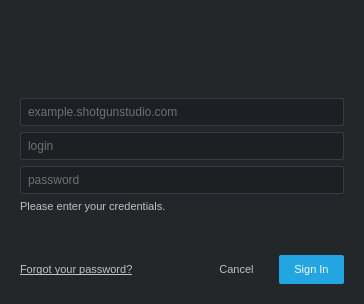
<?xml version="1.0" encoding="UTF-8"?>
<ui version="4.0">
 <class>LoginDialog</class>
 <widget class="QDialog" name="LoginDialog">
  <property name="windowModality">
   <enum>Qt::NonModal</enum>
  </property>
  <property name="geometry">
   <rect>
    <x>0</x>
    <y>0</y>
    <width>364</width>
    <height>304</height>
   </rect>
  </property>
  <property name="minimumSize">
   <size>
    <width>364</width>
    <height>296</height>
   </size>
  </property>
  <property name="styleSheet">
   <string notr="true">QWidget
{
    background-color:  rgb(36, 39, 42);
    color: rgb(192, 193, 195);
    selection-background-color: rgb(168, 123, 43);
    selection-color: rgb(230, 230, 230);
    font-size: 11px;
    color: rgb(192, 192, 192);
}

QPushButton
{
	background-color: transparent;
	border-radius: 2px;
	padding: 8px;
	padding-left: 15px;
	padding-right: 15px;
}

QLineEdit
{
	background-color: rgb(29, 31, 34);
	border: 1px solid rgb(54, 60, 66);
	border-radius: 2px;
	padding: 5px;
    font-size: 12px;
}

QLineEdit:focus
{
	border: 1px solid rgb(48, 167, 227);
}

QLineEdit:Disabled {
    background-color: rgb(60, 60, 60);
    color: rgb(160, 160, 160);
}</string>
  </property>
  <property name="modal">
   <bool>true</bool>
  </property>
  <layout class="QVBoxLayout" name="verticalLayout_2" stretch="1,0">
   <property name="margin">
    <number>20</number>
   </property>
   <item>
    <layout class="QHBoxLayout" name="horizontalLayout" stretch="0">
     <property name="spacing">
      <number>0</number>
     </property>
     <property name="sizeConstraint">
      <enum>QLayout::SetMinAndMaxSize</enum>
     </property>
     <item>
      <widget class="AspectPreservingLabel" name="logo">
       <property name="sizePolicy">
        <sizepolicy hsizetype="Preferred" vsizetype="Preferred">
         <horstretch>0</horstretch>
         <verstretch>0</verstretch>
        </sizepolicy>
       </property>
       <property name="maximumSize">
        <size>
         <width>250</width>
         <height>72</height>
        </size>
       </property>
       <property name="text">
        <string/>
       </property>
       <property name="pixmap">
        <pixmap resource="resources.qrc">:/tk-framework-login/shotgun_logo_light_medium.png</pixmap>
       </property>
       <property name="alignment">
        <set>Qt::AlignCenter</set>
       </property>
       <property name="textInteractionFlags">
        <set>Qt::NoTextInteraction</set>
       </property>
      </widget>
     </item>
    </layout>
   </item>
   <item>
    <widget class="QStackedWidget" name="stackedWidget">
     <property name="minimumSize">
      <size>
       <width>324</width>
       <height>172</height>
      </size>
     </property>
     <property name="currentIndex">
      <number>0</number>
     </property>
     <widget class="QWidget" name="login_page">
      <layout class="QVBoxLayout" name="verticalLayout_3">
       <property name="margin">
        <number>0</number>
       </property>
       <item>
        <widget class="QWidget" name="credentials" native="true">
         <property name="minimumSize">
          <size>
           <width>0</width>
           <height>126</height>
          </size>
         </property>
         <layout class="QVBoxLayout" name="verticalLayout_7">
          <property name="margin">
           <number>0</number>
          </property>
          <item>
           <widget class="QLineEdit" name="site">
            <property name="minimumSize">
             <size>
              <width>308</width>
              <height>0</height>
             </size>
            </property>
            <property name="placeholderText">
             <string>example.shotgunstudio.com</string>
            </property>
           </widget>
          </item>
          <item>
           <widget class="QLineEdit" name="login">
            <property name="minimumSize">
             <size>
              <width>308</width>
              <height>0</height>
             </size>
            </property>
            <property name="placeholderText">
             <string>login</string>
            </property>
           </widget>
          </item>
          <item>
           <widget class="QLineEdit" name="password">
            <property name="minimumSize">
             <size>
              <width>308</width>
              <height>0</height>
             </size>
            </property>
            <property name="echoMode">
             <enum>QLineEdit::Password</enum>
            </property>
            <property name="placeholderText">
             <string>password</string>
            </property>
           </widget>
          </item>
          <item>
           <widget class="QLabel" name="message">
            <property name="sizePolicy">
             <sizepolicy hsizetype="Preferred" vsizetype="Fixed">
              <horstretch>0</horstretch>
              <verstretch>0</verstretch>
             </sizepolicy>
            </property>
            <property name="text">
             <string>Please enter your credentials.</string>
            </property>
            <property name="alignment">
             <set>Qt::AlignLeading|Qt::AlignLeft|Qt::AlignVCenter</set>
            </property>
            <property name="wordWrap">
             <bool>true</bool>
            </property>
            <property name="margin">
             <number>4</number>
            </property>
           </widget>
          </item>
          <item>
           <spacer name="verticalSpacer_3">
            <property name="orientation">
             <enum>Qt::Vertical</enum>
            </property>
            <property name="sizeHint" stdset="0">
             <size>
              <width>20</width>
              <height>0</height>
             </size>
            </property>
           </spacer>
          </item>
         </layout>
        </widget>
       </item>
       <item>
        <layout class="QHBoxLayout" name="button_layout" stretch="0,1,0,0">
         <property name="spacing">
          <number>10</number>
         </property>
         <property name="leftMargin">
          <number>0</number>
         </property>
         <item>
          <widget class="QLabel" name="forgot_password_link">
           <property name="cursor">
            <cursorShape>PointingHandCursor</cursorShape>
           </property>
           <property name="styleSheet">
            <string notr="true">QWidget
{
    color: rgb(192, 193, 195);
}</string>
           </property>
           <property name="text">
            <string>&lt;html&gt;&lt;head/&gt;&lt;body&gt;&lt;p&gt;&lt;a href=&quot;http://6-1-develop.shotgunstudio.com/user/forgot_password&quot;&gt;&lt;span style=&quot; text-decoration: underline; color:#c0c1c3;&quot;&gt;Forgot your password?&lt;/span&gt;&lt;/a&gt;&lt;/p&gt;&lt;/body&gt;&lt;/html&gt;</string>
           </property>
           <property name="textFormat">
            <enum>Qt::RichText</enum>
           </property>
           <property name="margin">
            <number>4</number>
           </property>
           <property name="openExternalLinks">
            <bool>false</bool>
           </property>
          </widget>
         </item>
         <item>
          <spacer name="sign_in_hspacer">
           <property name="orientation">
            <enum>Qt::Horizontal</enum>
           </property>
           <property name="sizeHint" stdset="0">
            <size>
             <width>40</width>
             <height>20</height>
            </size>
           </property>
          </spacer>
         </item>
         <item>
          <widget class="QPushButton" name="cancel">
           <property name="styleSheet">
            <string notr="true"/>
           </property>
           <property name="text">
            <string>Cancel</string>
           </property>
           <property name="autoDefault">
            <bool>false</bool>
           </property>
           <property name="flat">
            <bool>true</bool>
           </property>
          </widget>
         </item>
         <item>
          <widget class="QPushButton" name="sign_in">
           <property name="styleSheet">
            <string notr="true">color: rgb(248, 248, 248);
background-color: rgb(35, 165, 225);</string>
           </property>
           <property name="text">
            <string>Sign In</string>
           </property>
           <property name="autoDefault">
            <bool>true</bool>
           </property>
           <property name="default">
            <bool>true</bool>
           </property>
           <property name="flat">
            <bool>true</bool>
           </property>
          </widget>
         </item>
        </layout>
       </item>
      </layout>
     </widget>
     <widget class="QWidget" name="_2fa_page">
      <layout class="QVBoxLayout" name="verticalLayout_4">
       <property name="margin">
        <number>0</number>
       </property>
       <item>
        <widget class="QWidget" name="credentials_2" native="true">
         <property name="minimumSize">
          <size>
           <width>0</width>
           <height>133</height>
          </size>
         </property>
         <layout class="QHBoxLayout" name="horizontalLayout_2">
          <property name="margin">
           <number>0</number>
          </property>
          <item>
           <widget class="QLabel" name="label">
            <property name="minimumSize">
             <size>
              <width>86</width>
              <height>0</height>
             </size>
            </property>
            <property name="text">
             <string/>
            </property>
            <property name="pixmap">
             <pixmap resource="resources.qrc">:/tk-framework-login/google_authenticator.png</pixmap>
            </property>
            <property name="alignment">
             <set>Qt::AlignHCenter|Qt::AlignTop</set>
            </property>
           </widget>
          </item>
          <item>
           <widget class="QWidget" name="widget_2" native="true">
            <layout class="QVBoxLayout" name="verticalLayout">
             <item>
              <widget class="QLabel" name="_2fa_message">
               <property name="sizePolicy">
                <sizepolicy hsizetype="Preferred" vsizetype="Fixed">
                 <horstretch>0</horstretch>
                 <verstretch>0</verstretch>
                </sizepolicy>
               </property>
               <property name="text">
                <string>Please enter the code you received in the Google Authenticator app.</string>
               </property>
               <property name="alignment">
                <set>Qt::AlignLeading|Qt::AlignLeft|Qt::AlignVCenter</set>
               </property>
               <property name="wordWrap">
                <bool>true</bool>
               </property>
               <property name="margin">
                <number>0</number>
               </property>
              </widget>
             </item>
             <item>
              <widget class="QLineEdit" name="_2fa_code">
               <property name="placeholderText">
                <string>Enter code</string>
               </property>
              </widget>
             </item>
             <item>
              <widget class="QLabel" name="invalid_code">
               <property name="sizePolicy">
                <sizepolicy hsizetype="Preferred" vsizetype="Fixed">
                 <horstretch>0</horstretch>
                 <verstretch>0</verstretch>
                </sizepolicy>
               </property>
               <property name="text">
                <string/>
               </property>
               <property name="wordWrap">
                <bool>true</bool>
               </property>
              </widget>
             </item>
             <item>
              <spacer name="verticalSpacer_2">
               <property name="orientation">
                <enum>Qt::Vertical</enum>
               </property>
               <property name="sizeHint" stdset="0">
                <size>
                 <width>20</width>
                 <height>40</height>
                </size>
               </property>
              </spacer>
             </item>
            </layout>
           </widget>
          </item>
         </layout>
        </widget>
       </item>
       <item>
        <layout class="QHBoxLayout" name="button_layout_2" stretch="0,0,0,0">
         <property name="spacing">
          <number>10</number>
         </property>
         <property name="leftMargin">
          <number>0</number>
         </property>
         <item>
          <widget class="QPushButton" name="use_backup">
           <property name="text">
            <string>Use backup code</string>
           </property>
           <property name="flat">
            <bool>true</bool>
           </property>
          </widget>
         </item>
         <item>
          <spacer name="_2fa_hspacer">
           <property name="orientation">
            <enum>Qt::Horizontal</enum>
           </property>
           <property name="sizeHint" stdset="0">
            <size>
             <width>40</width>
             <height>20</height>
            </size>
           </property>
          </spacer>
         </item>
         <item>
          <widget class="QPushButton" name="cancel_tfa">
           <property name="styleSheet">
            <string notr="true"/>
           </property>
           <property name="text">
            <string>Cancel</string>
           </property>
           <property name="autoDefault">
            <bool>false</bool>
           </property>
           <property name="flat">
            <bool>true</bool>
           </property>
          </widget>
         </item>
         <item>
          <widget class="QPushButton" name="verify_2fa">
           <property name="minimumSize">
            <size>
             <width>65</width>
             <height>0</height>
            </size>
           </property>
           <property name="styleSheet">
            <string notr="true">color: rgb(248, 248, 248);
background-color: rgb(35, 165, 225);</string>
           </property>
           <property name="text">
            <string>Verify</string>
           </property>
           <property name="autoDefault">
            <bool>false</bool>
           </property>
           <property name="default">
            <bool>true</bool>
           </property>
           <property name="flat">
            <bool>true</bool>
           </property>
          </widget>
         </item>
        </layout>
       </item>
      </layout>
     </widget>
     <widget class="QWidget" name="backup_page">
      <layout class="QVBoxLayout" name="verticalLayout_6">
       <property name="margin">
        <number>0</number>
       </property>
       <item>
        <widget class="QWidget" name="credentials_3" native="true">
         <property name="minimumSize">
          <size>
           <width>0</width>
           <height>133</height>
          </size>
         </property>
         <layout class="QHBoxLayout" name="horizontalLayout_3">
          <property name="margin">
           <number>0</number>
          </property>
          <item>
           <widget class="QLabel" name="label_2">
            <property name="text">
             <string/>
            </property>
            <property name="pixmap">
             <pixmap resource="resources.qrc">:/tk-framework-login/backup_codes_light_bg.png</pixmap>
            </property>
            <property name="alignment">
             <set>Qt::AlignHCenter|Qt::AlignTop</set>
            </property>
           </widget>
          </item>
          <item>
           <widget class="QWidget" name="widget_4" native="true">
            <layout class="QVBoxLayout" name="verticalLayout_5">
             <item>
              <widget class="QLabel" name="_2fa_message_2">
               <property name="sizePolicy">
                <sizepolicy hsizetype="Preferred" vsizetype="Fixed">
                 <horstretch>0</horstretch>
                 <verstretch>0</verstretch>
                </sizepolicy>
               </property>
               <property name="text">
                <string>Please enter one of your backup codes.</string>
               </property>
               <property name="alignment">
                <set>Qt::AlignLeading|Qt::AlignLeft|Qt::AlignVCenter</set>
               </property>
               <property name="wordWrap">
                <bool>true</bool>
               </property>
               <property name="margin">
                <number>0</number>
               </property>
              </widget>
             </item>
             <item>
              <widget class="QLineEdit" name="backup_code">
               <property name="text">
                <string/>
               </property>
               <property name="placeholderText">
                <string>Enter backup code</string>
               </property>
              </widget>
             </item>
             <item>
              <widget class="QLabel" name="invalid_backup_code">
               <property name="sizePolicy">
                <sizepolicy hsizetype="Preferred" vsizetype="Fixed">
                 <horstretch>0</horstretch>
                 <verstretch>0</verstretch>
                </sizepolicy>
               </property>
               <property name="text">
                <string/>
               </property>
               <property name="wordWrap">
                <bool>true</bool>
               </property>
              </widget>
             </item>
             <item>
              <spacer name="verticalSpacer">
               <property name="orientation">
                <enum>Qt::Vertical</enum>
               </property>
               <property name="sizeHint" stdset="0">
                <size>
                 <width>20</width>
                 <height>40</height>
                </size>
               </property>
              </spacer>
             </item>
            </layout>
           </widget>
          </item>
         </layout>
        </widget>
       </item>
       <item>
        <layout class="QHBoxLayout" name="button_layout_3" stretch="0,0,0,0">
         <property name="spacing">
          <number>10</number>
         </property>
         <property name="leftMargin">
          <number>0</number>
         </property>
         <item>
          <widget class="QPushButton" name="use_app">
           <property name="text">
            <string>Use Google App</string>
           </property>
           <property name="autoDefault">
            <bool>false</bool>
           </property>
           <property name="flat">
            <bool>true</bool>
           </property>
          </widget>
         </item>
         <item>
          <spacer name="backup_hspacer">
           <property name="orientation">
            <enum>Qt::Horizontal</enum>
           </property>
           <property name="sizeHint" stdset="0">
            <size>
             <width>40</width>
             <height>20</height>
            </size>
           </property>
          </spacer>
         </item>
         <item>
          <widget class="QPushButton" name="cancel_backup">
           <property name="text">
            <string>Cancel</string>
           </property>
           <property name="autoDefault">
            <bool>false</bool>
           </property>
           <property name="flat">
            <bool>true</bool>
           </property>
          </widget>
         </item>
         <item>
          <widget class="QPushButton" name="verify_backup">
           <property name="minimumSize">
            <size>
             <width>65</width>
             <height>0</height>
            </size>
           </property>
           <property name="styleSheet">
            <string notr="true">color: rgb(248, 248, 248);
background-color: rgb(35, 165, 225);</string>
           </property>
           <property name="text">
            <string>Verify</string>
           </property>
           <property name="autoDefault">
            <bool>true</bool>
           </property>
           <property name="default">
            <bool>true</bool>
           </property>
           <property name="flat">
            <bool>true</bool>
           </property>
          </widget>
         </item>
        </layout>
       </item>
      </layout>
     </widget>
    </widget>
   </item>
  </layout>
 </widget>
 <customwidgets>
  <customwidget>
   <class>AspectPreservingLabel</class>
   <extends>QLabel</extends>
   <header>..aspect_preserving_label</header>
  </customwidget>
 </customwidgets>
 <resources>
  <include location="resources.qrc"/>
 </resources>
 <connections>
  <connection>
   <sender>cancel_tfa</sender>
   <signal>clicked()</signal>
   <receiver>LoginDialog</receiver>
   <slot>reject()</slot>
   <hints>
    <hint type="sourcelabel">
     <x>235</x>
     <y>285</y>
    </hint>
    <hint type="destinationlabel">
     <x>181</x>
     <y>159</y>
    </hint>
   </hints>
  </connection>
  <connection>
   <sender>cancel_backup</sender>
   <signal>clicked()</signal>
   <receiver>LoginDialog</receiver>
   <slot>reject()</slot>
   <hints>
    <hint type="sourcelabel">
     <x>235</x>
     <y>285</y>
    </hint>
    <hint type="destinationlabel">
     <x>181</x>
     <y>159</y>
    </hint>
   </hints>
  </connection>
  <connection>
   <sender>cancel</sender>
   <signal>clicked()</signal>
   <receiver>LoginDialog</receiver>
   <slot>reject()</slot>
   <hints>
    <hint type="sourcelabel">
     <x>235</x>
     <y>285</y>
    </hint>
    <hint type="destinationlabel">
     <x>181</x>
     <y>159</y>
    </hint>
   </hints>
  </connection>
 </connections>
</ui>
